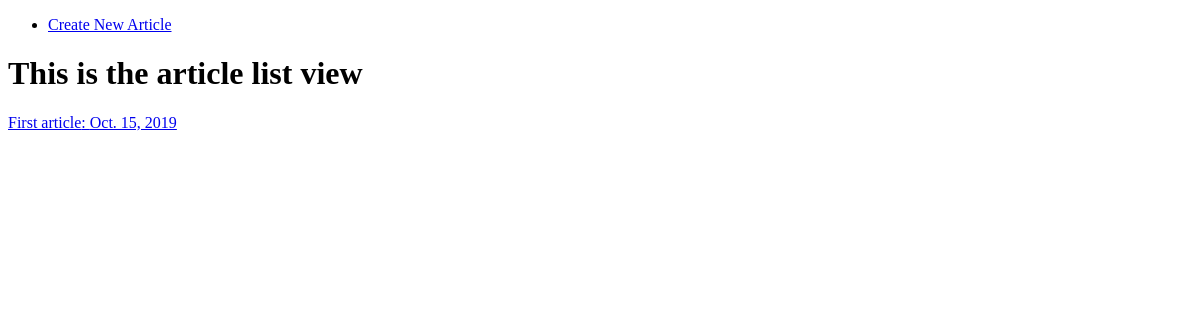
Page /blog/ on the earlier database version.
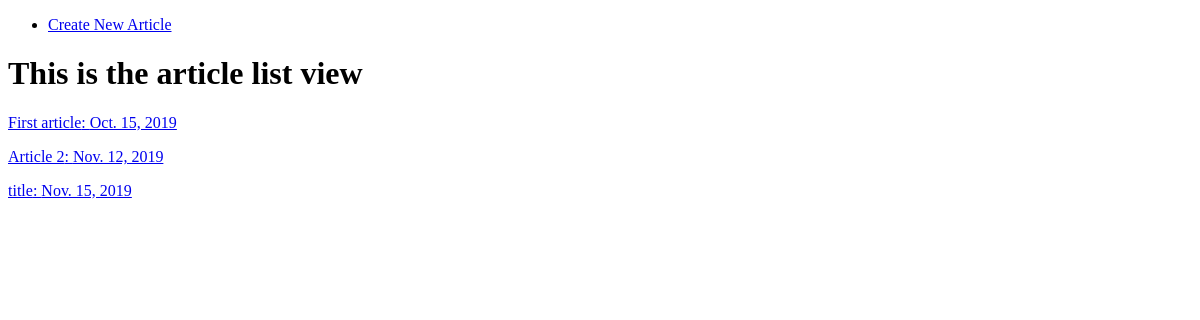
Same page on the later database version.
### blog/models.py (models this page shows)
class Article(models.Model):
	title = models.CharField(max_length= 120)
	subtitle = models.CharField(max_length= 240)
	date = models.DateField(auto_now= True)
	article = models.TextField(blank= False)
	name = models.CharField(blank= False, max_length= 80)
	def get_absolute_url(self):
		return reverse("blog:article-detail", kwargs={"my_id":self.id})

### blog/views.py (the view)
# urls.py: path('', ArticleListView.as_view(), name= 'article-list'),
class ArticleListView(ListView): # Class based list view
	template_name = 'articles/article_list.html'
	queryset = Article.objects.all()  # blog/<modelname>_list.html

### blog/templates/articles/article_list.html
{% extends 'article_nav.html' %}
{% block content %}
<h1> This is the article list view </h1>
{% for instance in object_list %}
	<p> <a href= '{{ instance.get_absolute_url }}' > {{ instance.title }}: {{ instance.date }}</a> </p>
{% endfor %}
{% endblock %}

### templates/article_nav.html (shortened to what this page needs)
<!doctype html>
<html>
<head>
</head>
<body>
	<nav>
		<ul class="navigation">
			<li> {% block nav-home %} <a href="http://127.0.0.1:8000/blog/create ">Create New Article</a> {% endblock %} </li>
		</ul>
	</nav>
	{% block content %}{% endblock %}
</body>
</html>

Differences in the rows shown:
added Article: title "Article 2", date "Nov. 12, 2019"
added Article: title "title", date "Nov. 15, 2019"
